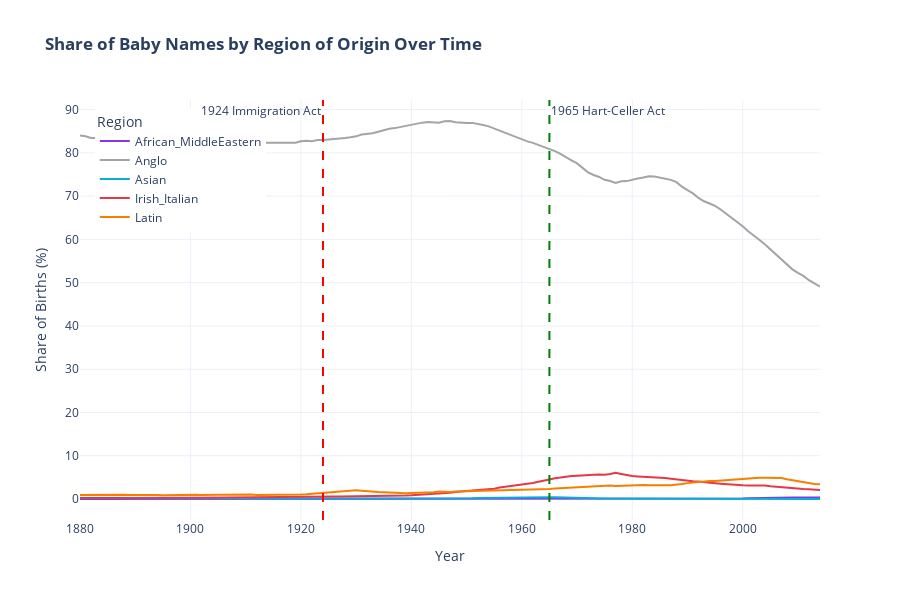

Write notebook code for a chart like this one.
### Markdown cell above
### 5.2 Regional Breakdown Over Time

This chart shows how each individual region's share evolved, revealing distinct patterns for different immigrant groups.

### Code cell
# Regional trends over time (excluding 'Other')
regions_to_plot = yearly_by_region[yearly_by_region['Origin_Region'] != 'Other']

fig = px.line(regions_to_plot, x='Year', y='Share', color='Origin_Region',
              title='<b>Share of Baby Names by Region of Origin Over Time</b>',
              labels={'Share': 'Share of Births (%)', 'Origin_Region': 'Region'},
              template='plotly_white',
              color_discrete_map={
                  'Anglo': '#A4A4A4',
                  'Irish_Italian': '#E63946',
                  'Latin': '#F77F00',
                  'Asian': '#06AED5',
                  'African_MiddleEastern': '#8338EC'
              })

# Add policy markers
fig.add_vline(x=1924, line_dash="dash", line_color="red", line_width=2,
              annotation_text="1924 Immigration Act", annotation_position="top left")
fig.add_vline(x=1965, line_dash="dash", line_color="green", line_width=2,
              annotation_text="1965 Hart-Celler Act", annotation_position="top right")

fig.update_layout(height=600, hovermode='x unified', legend=dict(x=0.02, y=0.98))
fig.show()

### Figure 1 — Plotly figure (JSON) as saved in the notebook; plotly's stock layout.template omitted (floating-point values rounded to 4 significant figures; data arrays with more than 128 entries replaced by an {"elided": "..."} marker saying what was removed)
{"data": [{"hovertemplate": "Region=African_MiddleEastern<br>Year=%{x}<br>Share of Births (%)=%{y}<extra></extra>", "legendgroup": "African_MiddleEastern", "line": {"color": "#8338EC", "dash": "solid"}, "marker": {"symbol": "circle"}, "mode": "lines", "name": "African_MiddleEastern", "orientation": "v", "showlegend": true, "type": "scatter", "x": {"elided": "135 int values"}, "xaxis": "x", "y": {"elided": "135 float values"}, "yaxis": "y"}, {"hovertemplate": "Region=Anglo<br>Year=%{x}<br>Share of Births (%)=%{y}<extra></extra>", "legendgroup": "Anglo", "line": {"color": "#A4A4A4", "dash": "solid"}, "marker": {"symbol": "circle"}, "mode": "lines", "name": "Anglo", "orientation": "v", "showlegend": true, "type": "scatter", "x": {"elided": "135 int values"}, "xaxis": "x", "y": {"elided": "135 float values"}, "yaxis": "y"}, {"hovertemplate": "Region=Asian<br>Year=%{x}<br>Share of Births (%)=%{y}<extra></extra>", "legendgroup": "Asian", "line": {"color": "#06AED5", "dash": "solid"}, "marker": {"symbol": "circle"}, "mode": "lines", "name": "Asian", "orientation": "v", "showlegend": true, "type": "scatter", "x": {"elided": "135 int values"}, "xaxis": "x", "y": {"elided": "135 float values"}, "yaxis": "y"}, {"hovertemplate": "Region=Irish_Italian<br>Year=%{x}<br>Share of Births (%)=%{y}<extra></extra>", "legendgroup": "Irish_Italian", "line": {"color": "#E63946", "dash": "solid"}, "marker": {"symbol": "circle"}, "mode": "lines", "name": "Irish_Italian", "orientation": "v", "showlegend": true, "type": "scatter", "x": {"elided": "135 int values"}, "xaxis": "x", "y": {"elided": "135 float values"}, "yaxis": "y"}, {"hovertemplate": "Region=Latin<br>Year=%{x}<br>Share of Births (%)=%{y}<extra></extra>", "legendgroup": "Latin", "line": {"color": "#F77F00", "dash": "solid"}, "marker": {"symbol": "circle"}, "mode": "lines", "name": "Latin", "orientation": "v", "showlegend": true, "type": "scatter", "x": {"elided": "135 int values"}, "xaxis": "x", "y": {"elided": "135 float values"}, "yaxis": "y"}], "layout": {"annotations": [{"showarrow": false, "text": "1924 Immigration Act", "x": 1924, "xanchor": "right", "xref": "x", "y": 1, "yanchor": "top", "yref": "y domain"}, {"showarrow": false, "text": "1965 Hart-Celler Act", "x": 1965, "xanchor": "left", "xref": "x", "y": 1, "yanchor": "top", "yref": "y domain"}], "height": 600, "hovermode": "x unified", "legend": {"title": {"text": "Region"}, "tracegroupgap": 0, "x": 0.02, "y": 0.98}, "shapes": [{"line": {"color": "red", "dash": "dash", "width": 2}, "type": "line", "x0": 1924, "x1": 1924, "xref": "x", "y0": 0, "y1": 1, "yref": "y domain"}, {"line": {"color": "green", "dash": "dash", "width": 2}, "type": "line", "x0": 1965, "x1": 1965, "xref": "x", "y0": 0, "y1": 1, "yref": "y domain"}], "title": {"text": "<b>Share of Baby Names by Region of Origin Over Time</b>"}, "xaxis": {"anchor": "y", "domain": [0, 1], "title": {"text": "Year"}}, "yaxis": {"anchor": "x", "domain": [0, 1], "title": {"text": "Share of Births (%)"}}}}
